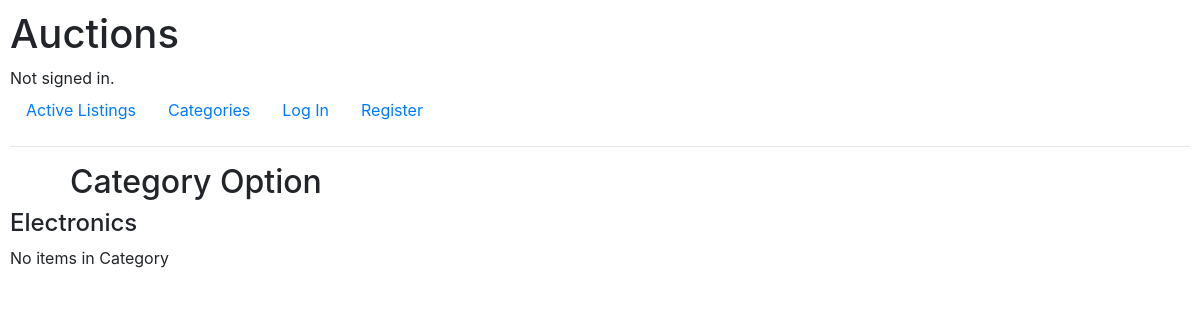
Before: /Electronics/option with the older database file.
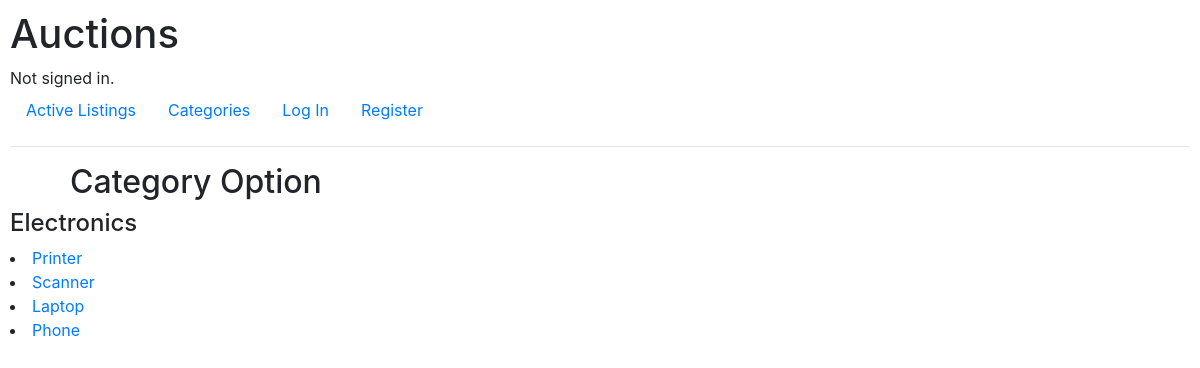
After: the same page with the newer database file.
### auctions/models.py (models this page shows, shortened)
class Listing(models.Model):
    CATEGORY_CHOICES = [
        ('elec', 'Electronics'),
        ('ktc', 'Kitchen Appliances'),
        ('clt', 'Clothing'),
        ('fur', 'Furniture')
    ]
    title = models.CharField(max_length=64)
    description = models.TextField()
    starting_bid = models.DecimalField(max_digits=10, decimal_places=2)
    posting_date = models.DateTimeField(auto_now_add=True)
    category = models.CharField(max_length=32, choices=CATEGORY_CHOICES)
    image  = models.ImageField(null=True, blank=True, upload_to="images/")
    closed = models.BooleanField(default=False)
    user = models.ForeignKey(User, on_delete=models.CASCADE, related_name="listing")

### auctions/views.py (the view)
# urls.py: path("<str:option>/option", views.option, name="option"),
def option(request, option):
    for i, possibility in enumerate(Listing.CATEGORY_CHOICES):
        if possibility[1] == option:
            selected = Listing.objects.filter(category=possibility[0])
            return render(request, "auctions/option.html", {
                "selected":selected,
                "option": option
        })

### auctions/templates/auctions/option.html
{% extends "auctions/layout.html" %}
{% block body %}
    <h2>Category Option</h2>
    <h4> {{ option }}</h4>
    {% if selected %}
        {% for option in selected %}
            <li> <a href="{% url 'listing' option.id %}">{{ option.title }}</a> </li>
        {% endfor %}
    {% else %}
        <p> No items in Category</p>
    {% endif %}
{% endblock %}

Changed rows visible on the page:
added Listing: title "Printer"
added Listing: title "Scanner"
added Listing: title "Laptop"
added Listing: title "Phone"
Other visible differences:
text no longer shown: "No items in Category"
